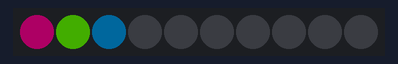
Simulated run of this sketch. Board: Arduino Uno, built with avr-gcc and run on an emulated ATmega328P. Shown: 10 RGB LEDs in strip order, left to right. Dim RGB values are drawn brighter than linear.

Above: at 0.12 s.
At 0.62 s:
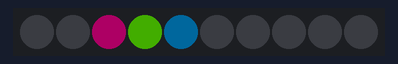
At 1.38 s:
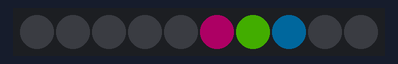
At 2.13 s:
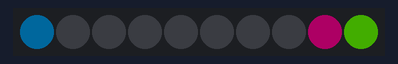
At 2.88 s:
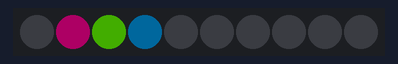

The sketch:

forLoopExploration_V2.ino
```cpp
//simple sketch to demonstrate how a for loop can be used to manipulate data
//makes a cluster of pixels circle around in a ring
//uses the arithmetic operator %(modulo) to help a value rollover from 9 to 0
//see Arduino reference for further examples and syntax of %
//written for Circuit Playground Classic
//written by David Crittenden 2/22

#include <Adafruit_NeoPixel.h>
#define LED_PIN 17 //onboard NeoPixels are on pin 17
#define LED_COUNT 10 //10 onboard NeoPixels

Adafruit_NeoPixel strip(LED_COUNT, LED_PIN, NEO_GRB + NEO_KHZ800);

int wait = 250;//used in the for loop


void setup()
{
  strip.begin();
  strip.show();
  strip.setBrightness(50);
}

void loop()
{
  for (int i = 0; i < strip.numPixels(); i++)
  {
    strip.clear();//turns everything off - play with removing this line entirely or placing outside of the for loop
    strip.setPixelColor(i, 255, 0, 150);//sets the pixel with the same value as i, a color expressed in RGB
    strip.setPixelColor(((i + 1)%strip.numPixels()), 100, 255, 0);//sets the pixel before i another color
    strip.setPixelColor(((i + 2)%strip.numPixels()), 0, 100, 150);//uses modulo % to wrap around the ring - see in reference

    //strip.setPixelColor(i+1, 0, 255, 0);//sets the pixel above i another color
    strip.show();
    delay(wait);
  }
}
```

Measured:
- by itself, everything shown: repeats every 2.5 s, in 10 steps
